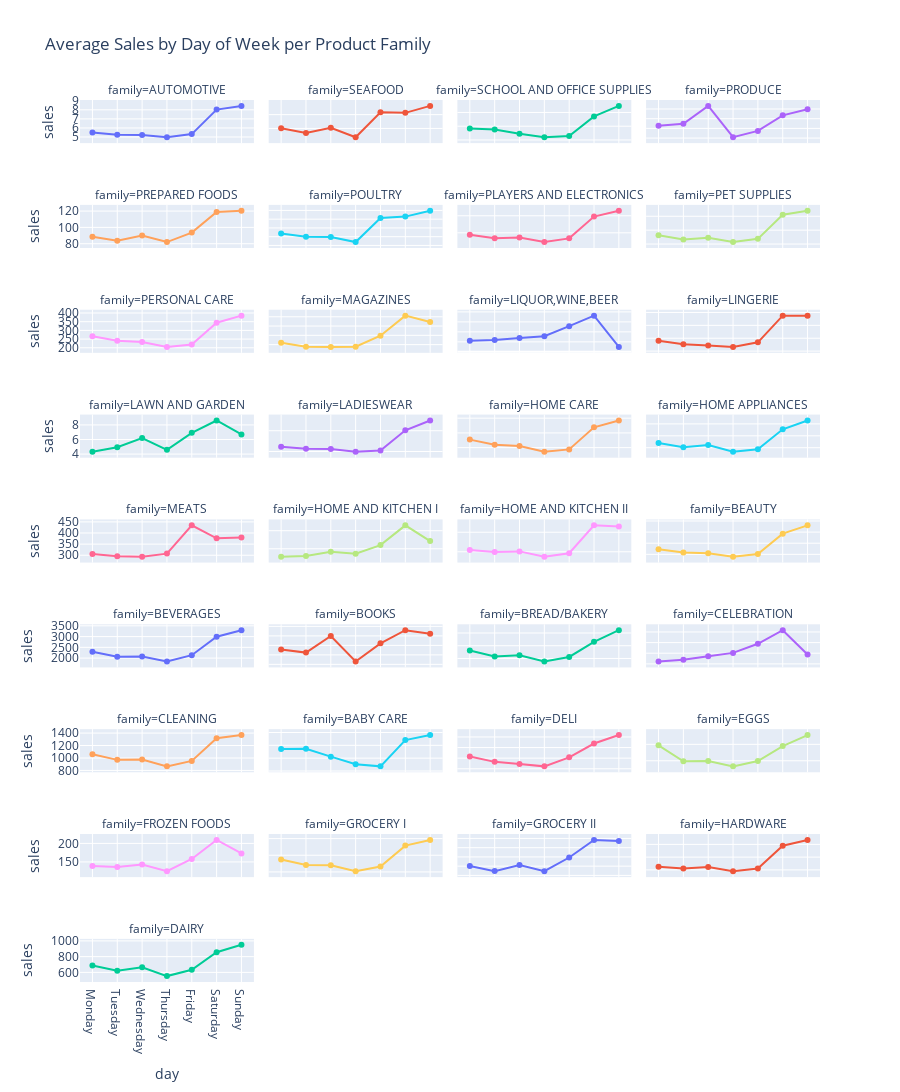

Notebook source saved alongside this figure:
### Code cell
avg_sales_by_weekday = avg_sales_by_weekday.sort_values('day_nbr')
fig = px.line(
    avg_sales_by_weekday,
    x='day',
    y='sales',
    color='family',
    facet_col='family',
    facet_col_wrap=4,
    markers=True,
    category_orders={"day": [
        "Monday", "Tuesday", "Wednesday", "Thursday", "Friday", "Saturday", "Sunday"
    ]},
    title='Average Sales by Day of Week per Product Family'
)

fig.update_yaxes(matches=None)
fig.update_layout(height=2000,showlegend=False)

# fig.update_layout(
#     xaxis_title='Day of Week',
#     yaxis_title='Average Sales',
#     legend_title='Family',
#     width=1000,
#     height=600
# )

fig.show()

### Figure 1 — Plotly figure (JSON) as saved in the notebook; plotly's stock layout.template omitted (floating-point values rounded to 4 significant figures)
{"data": [{"hovertemplate": "family=AUTOMOTIVE<br>day=%{x}<br>sales=%{y}<extra></extra>", "legendgroup": "AUTOMOTIVE", "line": {"color": "#636efa", "dash": "solid"}, "marker": {"symbol": "circle"}, "mode": "lines+markers", "name": "AUTOMOTIVE", "orientation": "v", "showlegend": true, "type": "scatter", "x": ["Monday", "Tuesday", "Wednesday", "Thursday", "Friday", "Saturday", "Sunday"], "xaxis": "x33", "y": [5.487, 5.243, 5.221, 4.979, 5.321, 8.027, 8.432], "yaxis": "y33"}, {"hovertemplate": "family=SEAFOOD<br>day=%{x}<br>sales=%{y}<extra></extra>", "legendgroup": "SEAFOOD", "line": {"color": "#EF553B", "dash": "solid"}, "marker": {"symbol": "circle"}, "mode": "lines+markers", "name": "SEAFOOD", "orientation": "v", "showlegend": true, "type": "scatter", "x": ["Monday", "Tuesday", "Wednesday", "Thursday", "Friday", "Saturday", "Sunday"], "xaxis": "x34", "y": [20.08, 18.35, 20.25, 16.82, 25.88, 25.64, 28.16], "yaxis": "y34"}, {"hovertemplate": "family=SCHOOL AND OFFICE SUPPLIES<br>day=%{x}<br>sales=%{y}<extra></extra>", "legendgroup": "SCHOOL AND OFFICE SUPPLIES", "line": {"color": "#00cc96", "dash": "solid"}, "marker": {"symbol": "circle"}, "mode": "lines+markers", "name": "SCHOOL AND OFFICE SUPPLIES", "orientation": "v", "showlegend": true, "type": "scatter", "x": ["Monday", "Tuesday", "Wednesday", "Thursday", "Friday", "Saturday", "Sunday"], "xaxis": "x35", "y": [2.843, 2.764, 2.447, 2.199, 2.285, 3.713, 4.479], "yaxis": "y35"}, {"hovertemplate": "family=PRODUCE<br>day=%{x}<br>sales=%{y}<extra></extra>", "legendgroup": "PRODUCE", "line": {"color": "#ab63fa", "dash": "solid"}, "marker": {"symbol": "circle"}, "mode": "lines+markers", "name": "PRODUCE", "orientation": "v", "showlegend": true, "type": "scatter", "x": ["Monday", "Tuesday", "Wednesday", "Thursday", "Friday", "Saturday", "Sunday"], "xaxis": "x36", "y": [1256.0, 1295.0, 1664.0, 1018.0, 1149.0, 1470.0, 1594.0], "yaxis": "y36"}, {"hovertemplate": "family=PREPARED FOODS<br>day=%{x}<br>sales=%{y}<extra></extra>", "legendgroup": "PREPARED FOODS", "line": {"color": "#FFA15A", "dash": "solid"}, "marker": {"symbol": "circle"}, "mode": "lines+markers", "name": "PREPARED FOODS", "orientation": "v", "showlegend": true, "type": "scatter", "x": ["Monday", "Tuesday", "Wednesday", "Thursday", "Friday", "Saturday", "Sunday"], "xaxis": "x29", "y": [88.63, 83.68, 90.04, 82.02, 93.66, 119.0, 120.4], "yaxis": "y29"}, {"hovertemplate": "family=POULTRY<br>day=%{x}<br>sales=%{y}<extra></extra>", "legendgroup": "POULTRY", "line": {"color": "#19d3f3", "dash": "solid"}, "marker": {"symbol": "circle"}, "mode": "lines+markers", "name": "POULTRY", "orientation": "v", "showlegend": true, "type": "scatter", "x": ["Monday", "Tuesday", "Wednesday", "Thursday", "Friday", "Saturday", "Sunday"], "xaxis": "x30", "y": [317.5, 299.3, 298.5, 269.2, 406.8, 414.8, 448.1], "yaxis": "y30"}, {"hovertemplate": "family=PLAYERS AND ELECTRONICS<br>day=%{x}<br>sales=%{y}<extra></extra>", "legendgroup": "PLAYERS AND ELECTRONICS", "line": {"color": "#FF6692", "dash": "solid"}, "marker": {"symbol": "circle"}, "mode": "lines+markers", "name": "PLAYERS AND ELECTRONICS", "orientation": "v", "showlegend": true, "type": "scatter", "x": ["Monday", "Tuesday", "Wednesday", "Thursday", "Friday", "Saturday", "Sunday"], "xaxis": "x31", "y": [5.764, 5.35, 5.452, 4.912, 5.347, 7.899, 8.585], "yaxis": "y31"}, {"hovertemplate": "family=PET SUPPLIES<br>day=%{x}<br>sales=%{y}<extra></extra>", "legendgroup": "PET SUPPLIES", "line": {"color": "#B6E880", "dash": "solid"}, "marker": {"symbol": "circle"}, "mode": "lines+markers", "name": "PET SUPPLIES", "orientation": "v", "showlegend": true, "type": "scatter", "x": ["Monday", "Tuesday", "Wednesday", "Thursday", "Friday", "Saturday", "Sunday"], "xaxis": "x32", "y": [3.638, 3.325, 3.456, 3.143, 3.374, 5.117, 5.397], "yaxis": "y32"}, {"hovertemplate": "family=PERSONAL CARE<br>day=%{x}<br>sales=%{y}<extra></extra>", "legendgroup": "PERSONAL CARE", "line": {"color": "#FF97FF", "dash": "solid"}, "marker": {"symbol": "circle"}, "mode": "lines+markers", "name": "PERSONAL CARE", "orientation": "v", "showlegend": true, "type": "scatter", "x": ["Monday", "Tuesday", "Wednesday", "Thursday", "Friday", "Saturday", "Sunday"], "xaxis": "x25", "y": [266.0, 240.5, 233.3, 204.9, 219.3, 344.2, 384.8], "yaxis": "y25"}, {"hovertemplate": "family=MAGAZINES<br>day=%{x}<br>sales=%{y}<extra></extra>", "legendgroup": "MAGAZINES", "line": {"color": "#FECB52", "dash": "solid"}, "marker": {"symbol": "circle"}, "mode": "lines+markers", "name": "MAGAZINES", "orientation": "v", "showlegend": true, "type": "scatter", "x": ["Monday", "Tuesday", "Wednesday", "Thursday", "Friday", "Saturday", "Sunday"], "xaxis": "x26", "y": [2.603, 2.38, 2.376, 2.388, 2.983, 4.061, 3.714], "yaxis": "y26"}, {"hovertemplate": "family=LIQUOR,WINE,BEER<br>day=%{x}<br>sales=%{y}<extra></extra>", "legendgroup": "LIQUOR,WINE,BEER", "line": {"color": "#636efa", "dash": "solid"}, "marker": {"symbol": "circle"}, "mode": "lines+markers", "name": "LIQUOR,WINE,BEER", "orientation": "v", "showlegend": true, "type": "scatter", "x": ["Monday", "Tuesday", "Wednesday", "Thursday", "Friday", "Saturday", "Sunday"], "xaxis": "x27", "y": [55.97, 59.18, 69.22, 77.74, 128.4, 181.3, 24.41], "yaxis": "y27"}, {"hovertemplate": "family=LINGERIE<br>day=%{x}<br>sales=%{y}<extra></extra>", "legendgroup": "LINGERIE", "line": {"color": "#EF553B", "dash": "solid"}, "marker": {"symbol": "circle"}, "mode": "lines+markers", "name": "LINGERIE", "orientation": "v", "showlegend": true, "type": "scatter", "x": ["Monday", "Tuesday", "Wednesday", "Thursday", "Friday", "Saturday", "Sunday"], "xaxis": "x28", "y": [6.799, 6.533, 6.432, 6.325, 6.683, 8.756, 8.748], "yaxis": "y28"}, {"hovertemplate": "family=LAWN AND GARDEN<br>day=%{x}<br>sales=%{y}<extra></extra>", "legendgroup": "LAWN AND GARDEN", "line": {"color": "#00cc96", "dash": "solid"}, "marker": {"symbol": "circle"}, "mode": "lines+markers", "name": "LAWN AND GARDEN", "orientation": "v", "showlegend": true, "type": "scatter", "x": ["Monday", "Tuesday", "Wednesday", "Thursday", "Friday", "Saturday", "Sunday"], "xaxis": "x21", "y": [4.314, 4.935, 6.2, 4.582, 6.914, 8.61, 6.7], "yaxis": "y21"}, {"hovertemplate": "family=LADIESWEAR<br>day=%{x}<br>sales=%{y}<extra></extra>", "legendgroup": "LADIESWEAR", "line": {"color": "#ab63fa", "dash": "solid"}, "marker": {"symbol": "circle"}, "mode": "lines+markers", "name": "LADIESWEAR", "orientation": "v", "showlegend": true, "type": "scatter", "x": ["Monday", "Tuesday", "Wednesday", "Thursday", "Friday", "Saturday", "Sunday"], "xaxis": "x22", "y": [6.127, 5.685, 5.599, 4.931, 5.227, 10.1, 12.46], "yaxis": "y22"}, {"hovertemplate": "family=HOME CARE<br>day=%{x}<br>sales=%{y}<extra></extra>", "legendgroup": "HOME CARE", "line": {"color": "#FFA15A", "dash": "solid"}, "marker": {"symbol": "circle"}, "mode": "lines+markers", "name": "HOME CARE", "orientation": "v", "showlegend": true, "type": "scatter", "x": ["Monday", "Tuesday", "Wednesday", "Thursday", "Friday", "Saturday", "Sunday"], "xaxis": "x23", "y": [177.2, 159.7, 155.6, 135.8, 143.9, 219.0, 242.2], "yaxis": "y23"}, {"hovertemplate": "family=HOME APPLIANCES<br>day=%{x}<br>sales=%{y}<extra></extra>", "legendgroup": "HOME APPLIANCES", "line": {"color": "#19d3f3", "dash": "solid"}, "marker": {"symbol": "circle"}, "mode": "lines+markers", "name": "HOME APPLIANCES", "orientation": "v", "showlegend": true, "type": "scatter", "x": ["Monday", "Tuesday", "Wednesday", "Thursday", "Friday", "Saturday", "Sunday"], "xaxis": "x24", "y": [0.4398, 0.4043, 0.4227, 0.3655, 0.3872, 0.5543, 0.6285], "yaxis": "y24"}, {"hovertemplate": "family=MEATS<br>day=%{x}<br>sales=%{y}<extra></extra>", "legendgroup": "MEATS", "line": {"color": "#FF6692", "dash": "solid"}, "marker": {"symbol": "circle"}, "mode": "lines+markers", "name": "MEATS", "orientation": "v", "showlegend": true, "type": "scatter", "x": ["Monday", "Tuesday", "Wednesday", "Thursday", "Friday", "Saturday", "Sunday"], "xaxis": "x17", "y": [306.2, 295.4, 293.7, 307.4, 434.5, 376.0, 380.2], "yaxis": "y17"}, {"hovertemplate": "family=HOME AND KITCHEN I<br>day=%{x}<br>sales=%{y}<extra></extra>", "legendgroup": "HOME AND KITCHEN I", "line": {"color": "#B6E880", "dash": "solid"}, "marker": {"symbol": "circle"}, "mode": "lines+markers", "name": "HOME AND KITCHEN I", "orientation": "v", "showlegend": true, "type": "scatter", "x": ["Monday", "Tuesday", "Wednesday", "Thursday", "Friday", "Saturday", "Sunday"], "xaxis": "x18", "y": [17.82, 18.03, 19.2, 18.65, 21.01, 26.48, 22.12], "yaxis": "y18"}, {"hovertemplate": "family=HOME AND KITCHEN II<br>day=%{x}<br>sales=%{y}<extra></extra>", "legendgroup": "HOME AND KITCHEN II", "line": {"color": "#FF97FF", "dash": "solid"}, "marker": {"symbol": "circle"}, "mode": "lines+markers", "name": "HOME AND KITCHEN II", "orientation": "v", "showlegend": true, "type": "scatter", "x": ["Monday", "Tuesday", "Wednesday", "Thursday", "Friday", "Saturday", "Sunday"], "xaxis": "x19", "y": [15.45, 14.91, 15.1, 13.75, 14.62, 21.77, 21.45], "yaxis": "y19"}, {"hovertemplate": "family=BEAUTY<br>day=%{x}<br>sales=%{y}<extra></extra>", "legendgroup": "BEAUTY", "line": {"color": "#FECB52", "dash": "solid"}, "marker": {"symbol": "circle"}, "mode": "lines+markers", "name": "BEAUTY", "orientation": "v", "showlegend": true, "type": "scatter", "x": ["Monday", "Tuesday", "Wednesday", "Thursday", "Friday", "Saturday", "Sunday"], "xaxis": "x20", "y": [3.452, 3.161, 3.106, 2.792, 3.026, 4.864, 5.61], "yaxis": "y20"}, {"hovertemplate": "family=BEVERAGES<br>day=%{x}<br>sales=%{y}<extra></extra>", "legendgroup": "BEVERAGES", "line": {"color": "#636efa", "dash": "solid"}, "marker": {"symbol": "circle"}, "mode": "lines+markers", "name": "BEVERAGES", "orientation": "v", "showlegend": true, "type": "scatter", "x": ["Monday", "Tuesday", "Wednesday", "Thursday", "Friday", "Saturday", "Sunday"], "xaxis": "x13", "y": [2294.0, 2065.0, 2072.0, 1842.0, 2136.0, 2996.0, 3296.0], "yaxis": "y13"}, {"hovertemplate": "family=BOOKS<br>day=%{x}<br>sales=%{y}<extra></extra>", "legendgroup": "BOOKS", "line": {"color": "#EF553B", "dash": "solid"}, "marker": {"symbol": "circle"}, "mode": "lines+markers", "name": "BOOKS", "orientation": "v", "showlegend": true, "type": "scatter", "x": ["Monday", "Tuesday", "Wednesday", "Thursday", "Friday", "Saturday", "Sunday"], "xaxis": "x14", "y": [0.06777, 0.06619, 0.07492, 0.0615, 0.07106, 0.07799, 0.07616], "yaxis": "y14"}, {"hovertemplate": "family=BREAD/BAKERY<br>day=%{x}<br>sales=%{y}<extra></extra>", "legendgroup": "BREAD/BAKERY", "line": {"color": "#00cc96", "dash": "solid"}, "marker": {"symbol": "circle"}, "mode": "lines+markers", "name": "BREAD/BAKERY", "orientation": "v", "showlegend": true, "type": "scatter", "x": ["Monday", "Tuesday", "Wednesday", "Thursday", "Friday", "Saturday", "Sunday"], "xaxis": "x15", "y": [461.9, 416.1, 425.1, 376.2, 412.1, 530.4, 621.8], "yaxis": "y15"}, {"hovertemplate": "family=CELEBRATION<br>day=%{x}<br>sales=%{y}<extra></extra>", "legendgroup": "CELEBRATION", "line": {"color": "#ab63fa", "dash": "solid"}, "marker": {"symbol": "circle"}, "mode": "lines+markers", "name": "CELEBRATION", "orientation": "v", "showlegend": true, "type": "scatter", "x": ["Monday", "Tuesday", "Wednesday", "Thursday", "Friday", "Saturday", "Sunday"], "xaxis": "x16", "y": [6.444, 6.784, 7.431, 8.065, 9.776, 12.33, 7.772], "yaxis": "y16"}, {"hovertemplate": "family=CLEANING<br>day=%{x}<br>sales=%{y}<extra></extra>", "legendgroup": "CLEANING", "line": {"color": "#FFA15A", "dash": "solid"}, "marker": {"symbol": "circle"}, "mode": "lines+markers", "name": "CLEANING", "orientation": "v", "showlegend": true, "type": "scatter", "x": ["Monday", "Tuesday", "Wednesday", "Thursday", "Friday", "Saturday", "Sunday"], "xaxis": "x9", "y": [1059.0, 969.9, 974.1, 865.5, 952.7, 1318.0, 1368.0], "yaxis": "y9"}, {"hovertemplate": "family=BABY CARE<br>day=%{x}<br>sales=%{y}<extra></extra>", "legendgroup": "BABY CARE", "line": {"color": "#19d3f3", "dash": "solid"}, "marker": {"symbol": "circle"}, "mode": "lines+markers", "name": "BABY CARE", "orientation": "v", "showlegend": true, "type": "scatter", "x": ["Monday", "Tuesday", "Wednesday", "Thursday", "Friday", "Saturday", "Sunday"], "xaxis": "x10", "y": [0.1143, 0.1148, 0.1024, 0.09066, 0.08719, 0.1282, 0.136], "yaxis": "y10"}, {"hovertemplate": "family=DELI<br>day=%{x}<br>sales=%{y}<extra></extra>", "legendgroup": "DELI", "line": {"color": "#FF6692", "dash": "solid"}, "marker": {"symbol": "circle"}, "mode": "lines+markers", "name": "DELI", "orientation": "v", "showlegend": true, "type": "scatter", "x": ["Monday", "Tuesday", "Wednesday", "Thursday", "Friday", "Saturday", "Sunday"], "xaxis": "x11", "y": [258.1, 232.6, 222.4, 211.3, 253.9, 318.9, 358.8], "yaxis": "y11"}, {"hovertemplate": "family=EGGS<br>day=%{x}<br>sales=%{y}<extra></extra>", "legendgroup": "EGGS", "line": {"color": "#B6E880", "dash": "solid"}, "marker": {"symbol": "circle"}, "mode": "lines+markers", "name": "EGGS", "orientation": "v", "showlegend": true, "type": "scatter", "x": ["Monday", "Tuesday", "Wednesday", "Thursday", "Friday", "Saturday", "Sunday"], "xaxis": "x12", "y": [197.1, 148.4, 149.2, 132.9, 149.2, 194.7, 228.3], "yaxis": "y12"}, {"hovertemplate": "family=FROZEN FOODS<br>day=%{x}<br>sales=%{y}<extra></extra>", "legendgroup": "FROZEN FOODS", "line": {"color": "#FF97FF", "dash": "solid"}, "marker": {"symbol": "circle"}, "mode": "lines+markers", "name": "FROZEN FOODS", "orientation": "v", "showlegend": true, "type": "scatter", "x": ["Monday", "Tuesday", "Wednesday", "Thursday", "Friday", "Saturday", "Sunday"], "xaxis": "x5", "y": [139.1, 135.9, 143.1, 124.8, 158.0, 209.5, 173.0], "yaxis": "y5"}, {"hovertemplate": "family=GROCERY I<br>day=%{x}<br>sales=%{y}<extra></extra>", "legendgroup": "GROCERY I", "line": {"color": "#FECB52", "dash": "solid"}, "marker": {"symbol": "circle"}, "mode": "lines+markers", "name": "GROCERY I", "orientation": "v", "showlegend": true, "type": "scatter", "x": ["Monday", "Tuesday", "Wednesday", "Thursday", "Friday", "Saturday", "Sunday"], "xaxis": "x6", "y": [3750.0, 3415.0, 3406.0, 3042.0, 3328.0, 4578.0, 4920.0], "yaxis": "y6"}, {"hovertemplate": "family=GROCERY II<br>day=%{x}<br>sales=%{y}<extra></extra>", "legendgroup": "GROCERY II", "line": {"color": "#636efa", "dash": "solid"}, "marker": {"symbol": "circle"}, "mode": "lines+markers", "name": "GROCERY II", "orientation": "v", "showlegend": true, "type": "scatter", "x": ["Monday", "Tuesday", "Wednesday", "Thursday", "Friday", "Saturday", "Sunday"], "xaxis": "x7", "y": [20.03, 18.93, 20.24, 18.9, 21.87, 25.68, 25.45], "yaxis": "y7"}, {"hovertemplate": "family=HARDWARE<br>day=%{x}<br>sales=%{y}<extra></extra>", "legendgroup": "HARDWARE", "line": {"color": "#EF553B", "dash": "solid"}, "marker": {"symbol": "circle"}, "mode": "lines+markers", "name": "HARDWARE", "orientation": "v", "showlegend": true, "type": "scatter", "x": ["Monday", "Tuesday", "Wednesday", "Thursday", "Friday", "Saturday", "Sunday"], "xaxis": "x8", "y": [1.049, 1.023, 1.043, 0.9787, 1.023, 1.379, 1.47], "yaxis": "y8"}, {"hovertemplate": "family=DAIRY<br>day=%{x}<br>sales=%{y}<extra></extra>", "legendgroup": "DAIRY", "line": {"color": "#00cc96", "dash": "solid"}, "marker": {"symbol": "circle"}, "mode": "lines+markers", "name": "DAIRY", "orientation": "v", "showlegend": true, "type": "scatter", "x": ["Monday", "Tuesday", "Wednesday", "Thursday", "Friday", "Saturday", "Sunday"], "xaxis": "x", "y": [687.2, 620.4, 665.3, 553.0, 632.8, 855.2, 950.4], "yaxis": "y"}], "layout": {"annotations": [{"font": {}, "showarrow": false, "text": "family=DAIRY", "x": 0.1175, "xanchor": "center", "xref": "paper", "y": 0.04889, "yanchor": "bottom", "yref": "paper"}, {"font": {}, "showarrow": false, "text": "family=FROZEN FOODS", "x": 0.1175, "xanchor": "center", "xref": "paper", "y": 0.1678, "yanchor": "bottom", "yref": "paper"}, {"font": {}, "showarrow": false, "text": "family=GROCERY I", "x": 0.3725, "xanchor": "center", "xref": "paper", "y": 0.1678, "yanchor": "bottom", "yref": "paper"}, {"font": {}, "showarrow": false, "text": "family=GROCERY II", "x": 0.6275, "xanchor": "center", "xref": "paper", "y": 0.1678, "yanchor": "bottom", "yref": "paper"}, {"font": {}, "showarrow": false, "text": "family=HARDWARE", "x": 0.8825, "xanchor": "center", "xref": "paper", "y": 0.1678, "yanchor": "bottom", "yref": "paper"}, {"font": {}, "showarrow": false, "text": "family=CLEANING", "x": 0.1175, "xanchor": "center", "xref": "paper", "y": 0.2867, "yanchor": "bottom", "yref": "paper"}, {"font": {}, "showarrow": false, "text": "family=BABY CARE", "x": 0.3725, "xanchor": "center", "xref": "paper", "y": 0.2867, "yanchor": "bottom", "yref": "paper"}, {"font": {}, "showarrow": false, "text": "family=DELI", "x": 0.6275, "xanchor": "center", "xref": "paper", "y": 0.2867, "yanchor": "bottom", "yref": "paper"}, {"font": {}, "showarrow": false, "text": "family=EGGS", "x": 0.8825, "xanchor": "center", "xref": "paper", "y": 0.2867, "yanchor": "bottom", "yref": "paper"}, {"font": {}, "showarrow": false, "text": "family=BEVERAGES", "x": 0.1175, "xanchor": "center", "xref": "paper", "y": 0.4056, "yanchor": "bottom", "yref": "paper"}, {"font": {}, "showarrow": false, "text": "family=BOOKS", "x": 0.3725, "xanchor": "center", "xref": "paper", "y": 0.4056, "yanchor": "bottom", "yref": "paper"}, {"font": {}, "showarrow": false, "text": "family=BREAD/BAKERY", "x": 0.6275, "xanchor": "center", "xref": "paper", "y": 0.4056, "yanchor": "bottom", "yref": "paper"}, {"font": {}, "showarrow": false, "text": "family=CELEBRATION", "x": 0.8825, "xanchor": "center", "xref": "paper", "y": 0.4056, "yanchor": "bottom", "yref": "paper"}, {"font": {}, "showarrow": false, "text": "family=MEATS", "x": 0.1175, "xanchor": "center", "xref": "paper", "y": 0.5244, "yanchor": "bottom", "yref": "paper"}, {"font": {}, "showarrow": false, "text": "family=HOME AND KITCHEN I", "x": 0.3725, "xanchor": "center", "xref": "paper", "y": 0.5244, "yanchor": "bottom", "yref": "paper"}, {"font": {}, "showarrow": false, "text": "family=HOME AND KITCHEN II", "x": 0.6275, "xanchor": "center", "xref": "paper", "y": 0.5244, "yanchor": "bottom", "yref": "paper"}, {"font": {}, "showarrow": false, "text": "family=BEAUTY", "x": 0.8825, "xanchor": "center", "xref": "paper", "y": 0.5244, "yanchor": "bottom", "yref": "paper"}, {"font": {}, "showarrow": false, "text": "family=LAWN AND GARDEN", "x": 0.1175, "xanchor": "center", "xref": "paper", "y": 0.6433, "yanchor": "bottom", "yref": "paper"}, {"font": {}, "showarrow": false, "text": "family=LADIESWEAR", "x": 0.3725, "xanchor": "center", "xref": "paper", "y": 0.6433, "yanchor": "bottom", "yref": "paper"}, {"font": {}, "showarrow": false, "text": "family=HOME CARE", "x": 0.6275, "xanchor": "center", "xref": "paper", "y": 0.6433, "yanchor": "bottom", "yref": "paper"}, {"font": {}, "showarrow": false, "text": "family=HOME APPLIANCES", "x": 0.8825, "xanchor": "center", "xref": "paper", "y": 0.6433, "yanchor": "bottom", "yref": "paper"}, {"font": {}, "showarrow": false, "text": "family=PERSONAL CARE", "x": 0.1175, "xanchor": "center", "xref": "paper", "y": 0.7622, "yanchor": "bottom", "yref": "paper"}, {"font": {}, "showarrow": false, "text": "family=MAGAZINES", "x": 0.3725, "xanchor": "center", "xref": "paper", "y": 0.7622, "yanchor": "bottom", "yref": "paper"}, {"font": {}, "showarrow": false, "text": "family=LIQUOR,WINE,BEER", "x": 0.6275, "xanchor": "center", "xref": "paper", "y": 0.7622, "yanchor": "bottom", "yref": "paper"}, {"font": {}, "showarrow": false, "text": "family=LINGERIE", "x": 0.8825, "xanchor": "center", "xref": "paper", "y": 0.7622, "yanchor": "bottom", "yref": "paper"}, {"font": {}, "showarrow": false, "text": "family=PREPARED FOODS", "x": 0.1175, "xanchor": "center", "xref": "paper", "y": 0.8811, "yanchor": "bottom", "yref": "paper"}, {"font": {}, "showarrow": false, "text": "family=POULTRY", "x": 0.3725, "xanchor": "center", "xref": "paper", "y": 0.8811, "yanchor": "bottom", "yref": "paper"}, {"font": {}, "showarrow": false, "text": "family=PLAYERS AND ELECTRONICS", "x": 0.6275, "xanchor": "center", "xref": "paper", "y": 0.8811, "yanchor": "bottom", "yref": "paper"}, {"font": {}, "showarrow": false, "text": "family=PET SUPPLIES", "x": 0.8825, "xanchor": "center", "xref": "paper", "y": 0.8811, "yanchor": "bottom", "yref": "paper"}, {"font": {}, "showarrow": false, "text": "family=AUTOMOTIVE", "x": 0.1175, "xanchor": "center", "xref": "paper", "y": 1.0, "yanchor": "bottom", "yref": "paper"}, {"font": {}, "showarrow": false, "text": "family=SEAFOOD", "x": 0.3725, "xanchor": "center", "xref": "paper", "y": 1.0, "yanchor": "bottom", "yref": "paper"}, {"font": {}, "showarrow": false, "text": "family=SCHOOL AND OFFICE SUPPLIES", "x": 0.6275, "xanchor": "center", "xref": "paper", "y": 1.0, "yanchor": "bottom", "yref": "paper"}, {"font": {}, "showarrow": false, "text": "family=PRODUCE", "x": 0.8825, "xanchor": "center", "xref": "paper", "y": 1.0, "yanchor": "bottom", "yref": "paper"}], "height": 2000, "legend": {"title": {"text": "family"}, "tracegroupgap": 0}, "showlegend": false, "title": {"text": "Average Sales by Day of Week per Product Family"}, "xaxis": {"anchor": "y", "categoryarray": ["Monday", "Tuesday", "Wednesday", "Thursday", "Friday", "Saturday", "Sunday"], "categoryorder": "array", "domain": [0, 0.235], "title": {"text": "day"}}, "xaxis10": {"anchor": "y10", "domain": [0.255, 0.49], "matches": "x", "showticklabels": false}, "xaxis11": {"anchor": "y11", "domain": [0.51, 0.745], "matches": "x", "showticklabels": false}, "xaxis12": {"anchor": "y12", "domain": [0.765, 1.0], "matches": "x", "showticklabels": false}, "xaxis13": {"anchor": "y13", "domain": [0, 0.235], "matches": "x", "showticklabels": false}, "xaxis14": {"anchor": "y14", "domain": [0.255, 0.49], "matches": "x", "showticklabels": false}, "xaxis15": {"anchor": "y15", "domain": [0.51, 0.745], "matches": "x", "showticklabels": false}, "xaxis16": {"anchor": "y16", "domain": [0.765, 1.0], "matches": "x", "showticklabels": false}, "xaxis17": {"anchor": "y17", "domain": [0, 0.235], "matches": "x", "showticklabels": false}, "xaxis18": {"anchor": "y18", "domain": [0.255, 0.49], "matches": "x", "showticklabels": false}, "xaxis19": {"anchor": "y19", "domain": [0.51, 0.745], "matches": "x", "showticklabels": false}, "xaxis2": {"anchor": "y2", "categoryarray": ["Monday", "Tuesday", "Wednesday", "Thursday", "Friday", "Saturday", "Sunday"], "categoryorder": "array", "domain": [0.255, 0.49], "matches": "x", "title": {"text": "day"}}, "xaxis20": {"anchor": "y20", "domain": [0.765, 1.0], "matches": "x", "showticklabels": false}, "xaxis21": {"anchor": "y21", "domain": [0, 0.235], "matches": "x", "showticklabels": false}, "xaxis22": {"anchor": "y22", "domain": [0.255, 0.49], "matches": "x", "showticklabels": false}, "xaxis23": {"anchor": "y23", "domain": [0.51, 0.745], "matches": "x", "showticklabels": false}, "xaxis24": {"anchor": "y24", "domain": [0.765, 1.0], "matches": "x", "showticklabels": false}, "xaxis25": {"anchor": "y25", "domain": [0, 0.235], "matches": "x", "showticklabels": false}, "xaxis26": {"anchor": "y26", "domain": [0.255, 0.49], "matches": "x", "showticklabels": false}, "xaxis27": {"anchor": "y27", "domain": [0.51, 0.745], "matches": "x", "showticklabels": false}, "xaxis28": {"anchor": "y28", "domain": [0.765, 1.0], "matches": "x", "showticklabels": false}, "xaxis29": {"anchor": "y29", "domain": [0, 0.235], "matches": "x", "showticklabels": false}, "xaxis3": {"anchor": "y3", "categoryarray": ["Monday", "Tuesday", "Wednesday", "Thursday", "Friday", "Saturday", "Sunday"], "categoryorder": "array", "domain": [0.51, 0.745], "matches": "x", "title": {"text": "day"}}, "xaxis30": {"anchor": "y30", "domain": [0.255, 0.49], "matches": "x", "showticklabels": false}, "xaxis31": {"anchor": "y31", "domain": [0.51, 0.745], "matches": "x", "showticklabels": false}, "xaxis32": {"anchor": "y32", "domain": [0.765, 1.0], "matches": "x", "showticklabels": false}, "xaxis33": {"anchor": "y33", "domain": [0, 0.235], "matches": "x", "showticklabels": false}, "xaxis34": {"anchor": "y34", "domain": [0.255, 0.49], "matches": "x", "showticklabels": false}, "xaxis35": {"anchor": "y35", "domain": [0.51, 0.745], "matches": "x", "showticklabels": false}, "xaxis36": {"anchor": "y36", "domain": [0.765, 1.0], "matches": "x", "showticklabels": false}, "xaxis4": {"anchor": "y4", "categoryarray": ["Monday", "Tuesday", "Wednesday", "Thursday", "Friday", "Saturday", "Sunday"], "categoryorder": "array", "domain": [0.765, 1.0], "matches": "x", "title": {"text": "day"}}, "xaxis5": {"anchor": "y5", "domain": [0, 0.235], "matches": "x", "showticklabels": false}, "xaxis6": {"anchor": "y6", "domain": [0.255, 0.49], "matches": "x", "showticklabels": false}, "xaxis7": {"anchor": "y7", "domain": [0.51, 0.745], "matches": "x", "showticklabels": false}, "xaxis8": {"anchor": "y8", "domain": [0.765, 1.0], "matches": "x", "showticklabels": false}, "xaxis9": {"anchor": "y9", "domain": [0, 0.235], "matches": "x", "showticklabels": false}, "yaxis": {"anchor": "x", "domain": [0, 0.04889], "title": {"text": "sales"}}, "yaxis10": {"anchor": "x10", "domain": [0.2378, 0.2867], "showticklabels": false}, "yaxis11": {"anchor": "x11", "domain": [0.2378, 0.2867], "showticklabels": false}, "yaxis12": {"anchor": "x12", "domain": [0.2378, 0.2867], "showticklabels": false}, "yaxis13": {"anchor": "x13", "domain": [0.3567, 0.4056], "title": {"text": "sales"}}, "yaxis14": {"anchor": "x14", "domain": [0.3567, 0.4056], "showticklabels": false}, "yaxis15": {"anchor": "x15", "domain": [0.3567, 0.4056], "showticklabels": false}, "yaxis16": {"anchor": "x16", "domain": [0.3567, 0.4056], "showticklabels": false}, "yaxis17": {"anchor": "x17", "domain": [0.4756, 0.5244], "title": {"text": "sales"}}, "yaxis18": {"anchor": "x18", "domain": [0.4756, 0.5244], "showticklabels": false}, "yaxis19": {"anchor": "x19", "domain": [0.4756, 0.5244], "showticklabels": false}, "yaxis2": {"anchor": "x2", "domain": [0, 0.04889], "showticklabels": false}, "yaxis20": {"anchor": "x20", "domain": [0.4756, 0.5244], "showticklabels": false}, "yaxis21": {"anchor": "x21", "domain": [0.5944, 0.6433], "title": {"text": "sales"}}, "yaxis22": {"anchor": "x22", "domain": [0.5944, 0.6433], "showticklabels": false}, "yaxis23": {"anchor": "x23", "domain": [0.5944, 0.6433], "showticklabels": false}, "yaxis24": {"anchor": "x24", "domain": [0.5944, 0.6433], "showticklabels": false}, "yaxis25": {"anchor": "x25", "domain": [0.7133, 0.7622], "title": {"text": "sales"}}, "yaxis26": {"anchor": "x26", "domain": [0.7133, 0.7622], "showticklabels": false}, "yaxis27": {"anchor": "x27", "domain": [0.7133, 0.7622], "showticklabels": false}, "yaxis28": {"anchor": "x28", "domain": [0.7133, 0.7622], "showticklabels": false}, "yaxis29": {"anchor": "x29", "domain": [0.8322, 0.8811], "title": {"text": "sales"}}, "yaxis3": {"anchor": "x3", "domain": [0, 0.04889], "showticklabels": false}, "yaxis30": {"anchor": "x30", "domain": [0.8322, 0.8811], "showticklabels": false}, "yaxis31": {"anchor": "x31", "domain": [0.8322, 0.8811], "showticklabels": false}, "yaxis32": {"anchor": "x32", "domain": [0.8322, 0.8811], "showticklabels": false}, "yaxis33": {"anchor": "x33", "domain": [0.9511, 1.0], "title": {"text": "sales"}}, "yaxis34": {"anchor": "x34", "domain": [0.9511, 1.0], "showticklabels": false}, "yaxis35": {"anchor": "x35", "domain": [0.9511, 1.0], "showticklabels": false}, "yaxis36": {"anchor": "x36", "domain": [0.9511, 1.0], "showticklabels": false}, "yaxis4": {"anchor": "x4", "domain": [0, 0.04889], "showticklabels": false}, "yaxis5": {"anchor": "x5", "domain": [0.1189, 0.1678], "title": {"text": "sales"}}, "yaxis6": {"anchor": "x6", "domain": [0.1189, 0.1678], "showticklabels": false}, "yaxis7": {"anchor": "x7", "domain": [0.1189, 0.1678], "showticklabels": false}, "yaxis8": {"anchor": "x8", "domain": [0.1189, 0.1678], "showticklabels": false}, "yaxis9": {"anchor": "x9", "domain": [0.2378, 0.2867], "title": {"text": "sales"}}}}
